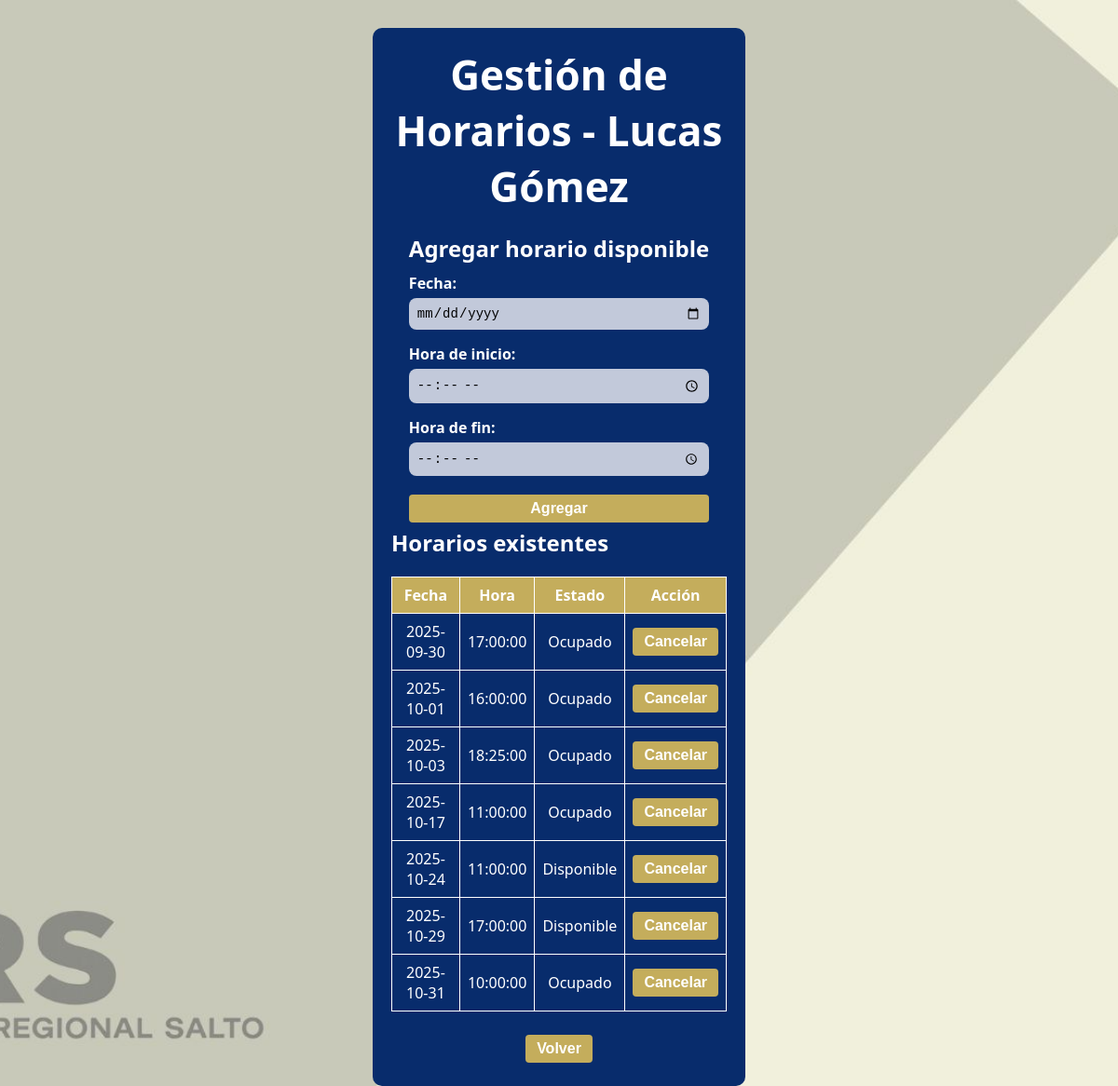
The page /Doctores/GestionHorarios.php (signed in) on the database its author committed.
### tables this page shows
CREATE TABLE `doctor` (
  `Cedula_D` int(11) NOT NULL,
  `Nombre_D` varchar(50) DEFAULT NULL,
  `Correo` varchar(50) DEFAULT NULL,
  `His_med` varchar(1000) DEFAULT NULL,
  `Tel` varchar(15) DEFAULT NULL,
  `Contraseña_D` varchar(10) DEFAULT NULL,
  `ID_Administrador` int(11) DEFAULT NULL,
  `Usuario_D` varchar(50) DEFAULT NULL
);

CREATE TABLE `consulta` (
  `ID_Consulta` int(11) NOT NULL,
  `Cedula_D` int(11) NOT NULL,
  `ID_Especialidad` int(11) NOT NULL,
  `Fecha_Consulta` date NOT NULL,
  `Horario` time NOT NULL,
  `Cedula_P` int(11) DEFAULT NULL,
  `Estado` enum('Disponible','Ocupado','Cancelado') NOT NULL DEFAULT 'Disponible'
);

### Doctores/GestionHorarios.php (the view, shortened to what this page needs)
<?php
include '../Base de datos/Conexion.php';
$usuario_sesion = $_SESSION['usuario'];
$stmt = $conn->prepare("SELECT Cedula_D, Nombre_D FROM doctor WHERE Usuario_D=?");
$stmt->bind_param("s", $usuario_sesion);
$stmt->execute();
$row = $stmt->get_result()->fetch_assoc();
$cedula_doctor = $row['Cedula_D'];
$nombre_doctor = $row['Nombre_D'];
$fechaSeleccionada = isset($_GET['fecha']) ? $_GET['fecha'] : '';
?>
<!DOCTYPE html>
<html lang="es">
<head>
    <link rel="stylesheet" href="../Administradores/estiloL.css">
    <link rel="stylesheet" href="../Administradores/Estilo.css">
</head>
<body>
<div class="cuadrado">
    <div class="titulo">
        <h1>Gestión de Horarios - <?php echo htmlspecialchars($nombre_doctor); ?></h1>
    </div>
    <div class="formulario-horario">
        <h2 style="color:white;">Agregar horario disponible</h2>
        <form method="post">
            <label>Fecha:
                <input type="date" name="fecha" value="<?php echo htmlspecialchars($fechaSeleccionada); ?>" required>
            </label>
            <label>Hora de inicio:
                <input type="time" name="hora_inicio" required>
            </label>
            <label>Hora de fin:
                <input type="time" name="hora_fin" required>
            </label>
            <button type="submit">Agregar</button>
        </form>
    </div>
    <div class="lista-horarios">
        <h2 style="color:white;">Horarios existentes</h2>
        <table>
            <tr>
                <th>Fecha</th>
                <th>Hora</th>
                <th>Estado</th>
                <th>Acción</th>
            </tr>
            <?php
            $sql = "SELECT ID_Consulta, Fecha_Consulta, Horario, Estado
                    FROM consulta
                    WHERE Cedula_D=?
                    ORDER BY Fecha_Consulta, Horario";
            $stmt = $conn->prepare($sql);
            $stmt->bind_param("i", $cedula_doctor);
            $stmt->execute();
            $result = $stmt->get_result();
            while($row = $result->fetch_assoc()){
                echo "<tr>
                        <td>{$row['Fecha_Consulta']}</td>
                        <td>{$row['Horario']}</td>
                        <td>{$row['Estado']}</td>
                        <td>
                            <form method='post' action='CancelarTurno.php' style='display:inline;'>
                                <input type='hidden' name='id' value='{$row['ID_Consulta']}'>
                                <button type='submit' onclick='return confirm(\"¿Cancelar este turno?\");'>Cancelar</button>
                            </form>
                        </td>
                      </tr>";
            }
            ?>
        </table>
    </div>
    <div style="text-align:center; margin-top:20px;">
        <button onclick="window.history.back();">Volver</button>
    </div>
</div>
</body>
</html>

### Administradores/estiloL.css (style rules this page uses)
* { margin: 0; padding: 0; box-sizing: border-box; }
body { font-family: 'Segoe UI', sans-serif; position: relative; min-height: 100vh; margin: 0; display: flex; justify-content: center; align-items: center; }
body::before { content: ""; position: fixed; top: 0; left: 0; right: 0; bottom: 0; background-image: url('../Imagenes/Inicio.jpg'); background-size: cover; background-position: center; background-repeat: no-repeat; background-attachment: fixed; z-index: 0; pointer-events: none; }
.login-container, .cuadrado, .superior, main, header, .tablas { position: relative; z-index: 1; }
label { display: block; text-align: left; color: #ffffff; font-weight: bold; margin: 10px 0 5px; }
input { width: 100%; padding: 10px; border-radius: 15px; border: none; background-color: #c2c9da; font-size: 14px; margin-bottom: 15px; height: auto; }
button { background-color: #f0d67a; color: #0a295a; border: none; padding: 12px 20px; border-radius: 25px; font-size: 16px; font-weight: bold; cursor: pointer; transition: background-color 0.3s ease; }

### Administradores/Estilo.css (style rules this page uses)
.cuadrado { color: white; position: absolute; top: 10px; height: auto; width: 400px; background-color: #082c6c; border-radius: 30px; display: flex; flex-direction: column; justify-content: flex-start; align-items: center; padding: 30px 20px; box-sizing: border-box; }
.titulo { font-size: 22px; text-align: center; margin-bottom: 20px; font-weight: bold; }
input, button { width: 100%; margin: 5px 0; padding: 8px; border-radius: 8px; border: none; }
button { background-color: #fff; color: #082c6c; font-weight: bold; cursor: pointer; }

### Doctores/GestionHorarios.php (style rules this page uses)
.cuadrado { max-width: 800px; margin: 20px auto; padding: 20px; background: #082c6c; border-radius: 10px; }
.titulo h1 { text-align: center; color: white; }
.formulario-horario label { display: block; margin: 10px 0; color:white; }
table { width: 100%; border-collapse: collapse; margin-top: 20px; }
table th, table td { border: 1px solid white; padding: 8px; text-align: center; color:white; }
table th { background-color: #c4ad5c; color: white; }
button { background-color: #c4ad5c; color: white; border: none; padding: 6px 12px; cursor: pointer; border-radius: 4px; }

### rows shown on the page
doctor: Nombre_D "Lucas Gómez"
consulta: Fecha_Consulta "2025-09-30", Horario "17:00:00", Estado "Ocupado"
consulta: Fecha_Consulta "2025-10-01", Horario "16:00:00", Estado "Ocupado"
consulta: Fecha_Consulta "2025-10-03", Horario "18:25:00", Estado "Ocupado"
consulta: Fecha_Consulta "2025-10-17", Horario "11:00:00", Estado "Ocupado"
consulta: Fecha_Consulta "2025-10-24", Horario "11:00:00", Estado "Disponible"
consulta: Fecha_Consulta "2025-10-29", Horario "17:00:00", Estado "Disponible"
consulta: Fecha_Consulta "2025-10-31", Horario "10:00:00", Estado "Ocupado"
